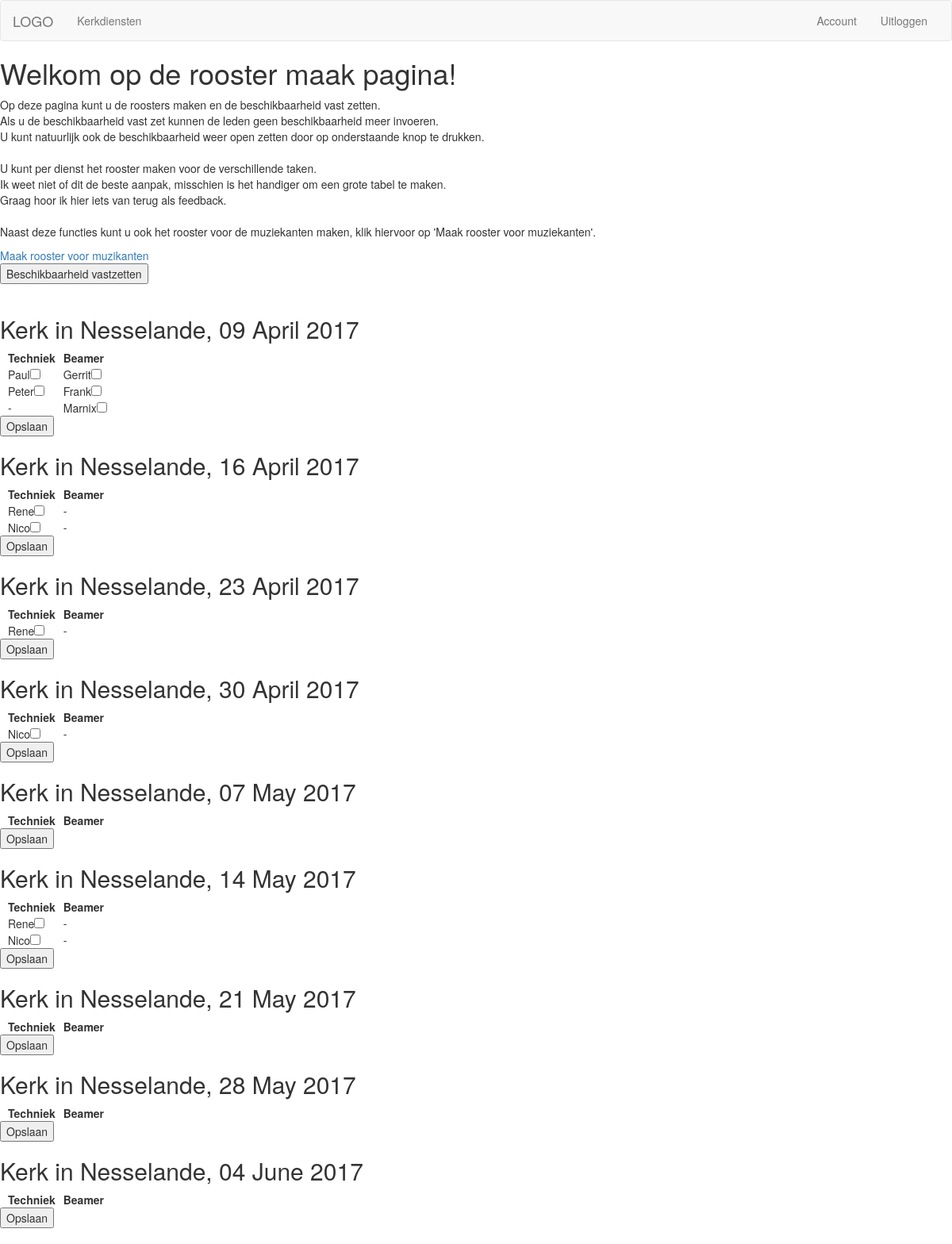
/kerkdiensten/rooster/ (signed in), run on the app's committed database.
### kerkdiensten/models.py (models this page shows, shortened)
class Kerkdiensten(models.Model):
    kerk = models.ForeignKey('Kerken', default=None)
    start_time = models.DateField()
    soort_dienst = models.ForeignKey('DienstSoorten', default='kerkdienst')
    beschikbaar = models.ManyToManyField('UserRoll', default=None, blank=True, related_name='kerkdienst_beschikbaar')
    beschikbaarheid_open = models.BooleanField(default=True)
    ingeroosterd = models.ManyToManyField('UserRoll', default=None, blank=True, related_name='kerkdienst_ingeroosterd')
    def __str__(self):
        return self.kerk.kerk_naam + ', ' + self.start_time.strftime('%d %B %Y')
    class Meta:
        verbose_name_plural = 'kerkdiensten'

class Kerken(models.Model):
    kerk_naam = models.CharField(max_length=256)
    kerk_soort = models.CharField(max_length=256)
    class Meta:
        verbose_name_plural = 'kerken'

class Rollen(models.Model):
    rollen = models.CharField(max_length=256)
    rol_id = models.CharField(max_length=64)
    beschikbaarheid = models.BooleanField(default=False)
    def __str__(self):
        return self.rollen
    class Meta:
        verbose_name_plural = 'rollen'

class UserRoll(models.Model):
    user = models.ForeignKey(User)
    rol = models.ForeignKey(Rollen)
    instrument = models.ForeignKey('Instrumenten', null=True, blank=True)
    def __str__(self):
        return self.user.username + ':' + self.rol.rollen
    class Meta:
        verbose_name_plural = 'UserRoll'

### kerkdiensten/views.py (the view)
@login_required
def rooster(request):
    user_details = User_details.objects.get(user=request.user)
    kerk_diensten = Kerkdiensten.objects.all().filter(kerk=user_details.kerk)
    rollen = Rollen.objects.all()
    rollenv2 = Rollen.objects.all().filter(beschikbaarheid=True).exclude(rollen='Muzikant')
    kerkDienst = kerk_diensten[1]
    kerkDienstBeschikbaarheid = kerkDienst.beschikbaar.all()
    def get_items(itemToGet, beschikbaarheid):
        x = []
        for beschikte in beschikbaarheid:
            if beschikte.rol == itemToGet:
                x.append(beschikte)
        y = len(x)
        return x, y
    kerkDienstDict = {}
    ingeroosterdDict = {}
    for kerkDienst in kerk_diensten:
        kerkDienstBeschikbaarheid = kerkDienst.beschikbaar.all()
        yDict = {}
        maxRows = 0
        for rol in rollenv2:
            itemsToGet, length = get_items(rol, kerkDienstBeschikbaarheid)
            if length > maxRows:
                maxRows = length
            yDict[rol] = itemsToGet
        endList = []
        for i in range(maxRows):
            endList.append([])
            for rol in rollenv2:
                try:
                    endList[i].append(yDict[rol][i])
                except:
                    endList[i].append(None)
        kerkDienstDict[kerkDienst] = endList
        ingeroosterdDict[kerkDienst] = kerkDienst.ingeroosterd.all()
    return render(request, 'kerkdiensten/rooster.html', {'user_details':user_details, 'kerk_diensten':kerk_diensten, 'rollen':rollen, 'rollenv2':rollenv2, 'kerkDienstDict':kerkDienstDict, 'ingeroosterdDict':ingeroosterdDict,})

### kerkdiensten/templatetags/gen_iter.py (called while the page is built)
@register.filter(name='dictkey')
def keyvalue(dict, key):
    return dict[key]

@register.filter(name='alleRollen')
def alleRollen(user):
    userDetails = get_object_or_404(User_details, user=user)
    return userDetails.rollen_v2.all()

### kerkdiensten/templates/kerkdiensten/rooster.html (shortened to what this page needs)
{% extends 'kerkdiensten/base_kerkdiensten.html' %}
{% load gen_iter %}
{% block body %}
<h1>Welkom op de rooster maak pagina!</h1>
<p>
    Op deze pagina kunt u de roosters maken en de beschikbaarheid vast zetten.<br />
    Als u de beschikbaarheid vast zet kunnen de leden geen beschikbaarheid meer invoeren.<br />
    U kunt natuurlijk ook de beschikbaarheid weer open zetten door op onderstaande knop te drukken.<br />
    <br />
    U kunt per dienst het rooster maken voor de verschillende taken.<br />
    Ik weet niet of dit de beste aanpak, misschien is het handiger om een grote tabel te maken.<br />
    Graag hoor ik hier iets van terug als feedback.<br />
    <br />
    Naast deze functies kunt u ook het rooster voor de muziekanten maken, klik hiervoor op 'Maak rooster voor muziekanten'.<br />
</p>
<a href="{% url 'kerkdiensten:rooster_muzikanten' %}">Maak rooster voor muzikanten</a>
<form method="post" action="{% url 'kerkdiensten:toggle_beschikbaarheid' %}">
    <input type="submit" value="{% if kerk_diensten.0.beschikbaarheid_open %}Beschikbaarheid vastzetten{% else %}Beschikbaarheid openen{% endif %}">
</form>
<br />
{% for kerkDienst in kerkDienstDict %}
<form action="{% url 'kerkdiensten:maak_rooster' %}" method="post">
    <h2>{{ kerkDienst }}</h2>
    <table>
        <tr>
            {% for rol in rollenv2 %}
            <th style="padding-left:10px;">{{ rol }}</th>
            {% endfor %}
        </tr>
        {% for row in kerkDienstDict|dictkey:kerkDienst %}
        <tr>
            {% for col in row %}
            {% if col.user %}
            <td style="padding-left:10px;">{{col.user}}<input type="checkbox" name="{{ kerkDienst.pk }}" value="{{ col }}" ></td>
            {% else %}
            <td style="padding-left:10px;">-</td>
            {% endif %}
            {% endfor %}
        </tr>
        {% endfor %}
    </table>
    <input type="submit" value="Opslaan">
</form>
{% endfor %}
<br />
{% endblock body %}

### data on the page
Kerkdiensten: beschikbaarheid_open "Beschikbaarheid vastzetten", kerk+start_time "Kerk in Nesselande, 09 April 2017"
Rollen: rollen "Techniek"
Rollen: rollen "Beamer"
UserRoll: user "Paul"
UserRoll: user "Gerrit"
UserRoll: user "Peter"
UserRoll: user "Frank"
UserRoll: user "Marnix"
Kerkdiensten: kerk+start_time "Kerk in Nesselande, 16 April 2017"
UserRoll: user "Rene"
UserRoll: user "Nico"
Kerkdiensten: kerk+start_time "Kerk in Nesselande, 23 April 2017"
Kerkdiensten: kerk+start_time "Kerk in Nesselande, 30 April 2017"
Kerkdiensten: kerk+start_time "Kerk in Nesselande, 07 May 2017"
Kerkdiensten: kerk+start_time "Kerk in Nesselande, 14 May 2017"
Kerkdiensten: kerk+start_time "Kerk in Nesselande, 21 May 2017"
Kerkdiensten: kerk+start_time "Kerk in Nesselande, 28 May 2017"
Kerkdiensten: kerk+start_time "Kerk in Nesselande, 04 June 2017"
